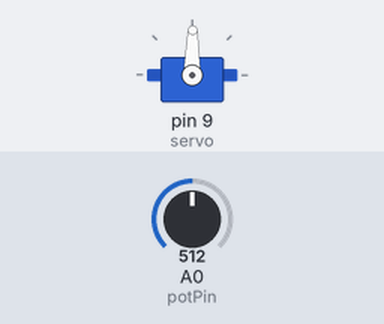
The sketch below on a simulated Arduino Uno, built with avr-gcc and run on an emulated ATmega328P. On the bench: servo. The test bench sets the inputs (shaded band); at power-on: A0 (potPin) = 512.

Above: at 1.2 s.
1.3 s: A0 (potPin) set to 716
At 2.5 s:
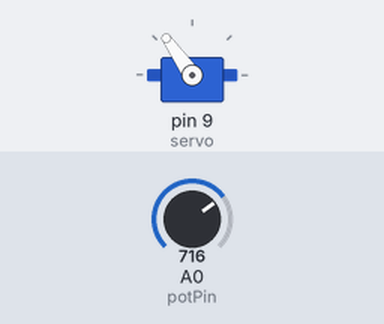
2.8 s: A0 (potPin) set to 900
At 3.6 s:
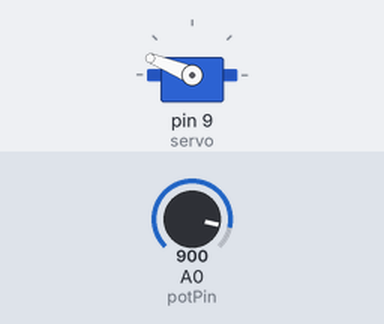
4.3 s: A0 (potPin) set to 1023
At 4.9 s:
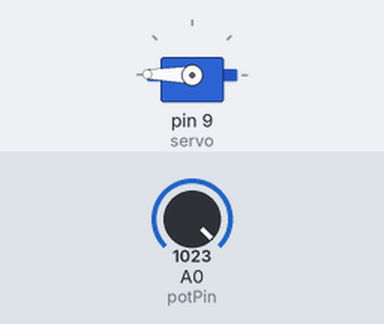
5.8 s: A0 (potPin) set to 306
At 7.0 s:
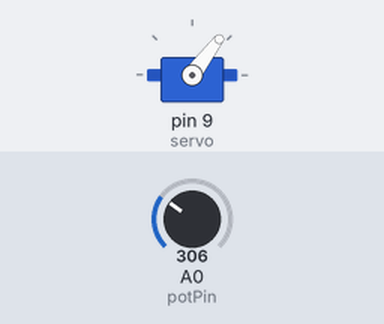
7.3 s: A0 (potPin) set to 122
At 8.2 s:
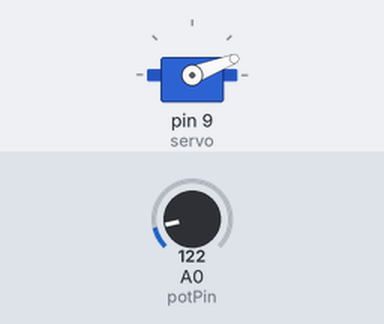
8.8 s: A0 (potPin) set to 511
At 9.5 s:
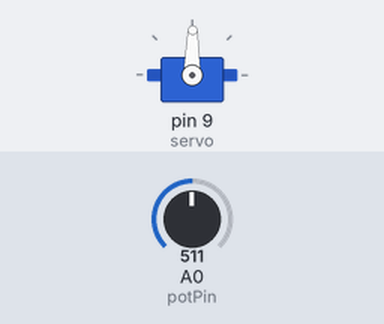
Timing chart, 0 to 11.3 s (numbered marks = the images above; inputs shaded):
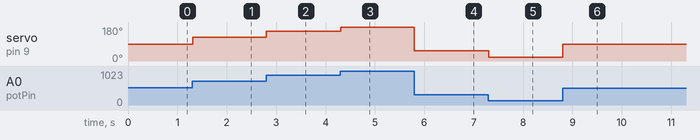

The sketch:

Lab2_ServoPotentiometer.ino
```cpp
/*
	Lab. 2 - Servo motor & Potentiometer
  Control the position of a servo motor
  with your anrduino and a potentiometer
*/

#include <Servo.h>

int pos = 0;
Servo servo;

int potPin = A0;
int potVal = 0;

int dt = 10;

void setup()
{
  servo.attach(9, 500, 2500); // pin, min angle, max angle
  pinMode(potPin, INPUT);

  Serial.begin(9600);
}

void loop()
{
  // read potentiometer
  potVal = analogRead(potPin);
  pos = map(potVal, 1, 1024, 0, 180);

  servo.write(pos);
  delay(dt);
}
```

Measured:
- after the input at 1.3 s, servo on pin 9 (servo): 89° → 125° at once
- after the input at 2.8 s, servo on pin 9 (servo): 125° → 158° at once
- after the input at 4.3 s, servo on pin 9 (servo): 158° → 179° at once
- after the input at 5.8 s, servo on pin 9 (servo): 179° → 53° at once
- after the input at 7.3 s, servo on pin 9 (servo): 53° → 21° at once
- after the input at 8.8 s, servo on pin 9 (servo): 21° → 89° at once
